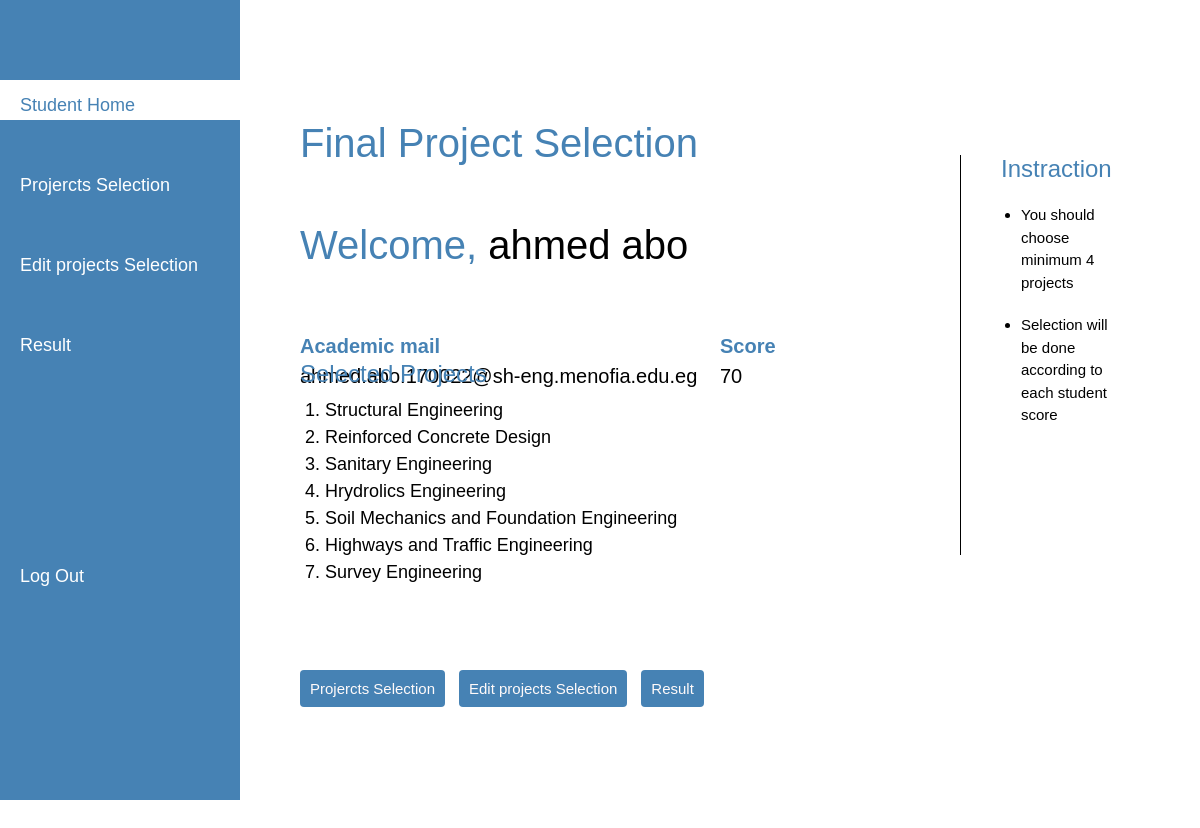
Screenshot of / (signed in) with the database file from the repository.
### tables this page shows
CREATE TABLE "students"(id INTEGER PRIMARY KEY, name TEXT, acamail TEXT, pass TEXT, score NUMERIC, final TEXT);

CREATE TABLE projects(id INTEGER PRIMARY KEY, id_projects INTEGER, projects TEXT, FOREIGN KEY(id_projects) REFERENCES students(id));

### application.py (the view)
@app.route("/")
@login_required
def home():
    student_id = session["student_id"]
    student = db.execute("SELECT * FROM students WHERE id = ?", student_id)[0]
    projects = db.execute("SELECT projects FROM projects WHERE id_projects = ?", student_id)
    if len(projects) != 0:
        return render_template("index.html", student=student, projects=projects)
    return render_template("index.html", student=student, projects="none")

### helpers.py (called while the page is built)
def login_required(f):
    @wraps(f)
    def decorated_function(*args, **kwargs):
        if session.get("student_id") is None:
            return redirect("/login")
        return f(*args, **kwargs)
    return decorated_function

### templates/index.html (shortened to what this page needs)
{% extends "layout.html" %}
{% block main %}
<div class="titleh"><h1>Final Project Selection</h1></div>
<div class="header">
    <h1></h1><span style="color: steelblue;">Welcome, </span>{{student.name}}</h1>
    <h3 style="color: white;">Wish you best of luck in your final year</h3>
</div>
<div class="pdata">
    <p><b style="color: steelblue;">Academic mail</b><br>{{student.acamail}}</p>
    <p class = "pdata2"><b style="color: steelblue;">Score</b><br>{{student.score}}</p><br>
</div>
<div class="instruct">
    <ul>
        <h4 style="color: steelblue;">Instraction</h4>
        <li>You should choose minimum 4 projects</li>
        <li>Selection will be done according to each student score</li>
    </ul>
</div>
{% if projects != "none" %}
<div class="projectsp">
    <h4>Selected Projects</h4>
    <ul>
        {% for project in projects%}
        <li>{{project.projects}}</li>
        {% endfor %}
    </ul>
</div>
{% endif %}
<div>
    <a class="hbutton" href="/select">Projercts Selection</a>
    <a class="hbutton"href="/edit">Edit projects Selection</a>
    <a class="hbutton"href="/result">Result</a>
</div>
{%endblock%}

### templates/layout.html (shortened to what this page needs)
<!DOCTYPE html>
<html lang="en">
<head>
    <link rel="stylesheet" href="\static\styles.css">
    <link rel="stylesheet" href="https://stackpath.bootstrapcdn.com/bootstrap/4.3.1/css/bootstrap.min.css">
</head>
<body class="main">
    <nav class="navbar">
          <div class="mainnav">
              {% if session.student_id %}
                  <a class="content" href="/">Student Home</a>
                  <a class="content" href="/select">Projercts Selection</a>
                  <a class="content"  href="/edit">Edit projects Selection</a>
                  <a class="content" href="/result">Result</a>
                  <a class="logout" href="/logout">Log Out</a>
              {% else %}
                  <a class="content" href="/register">Register</a>
                  <a class="content" href="/login">Log in</a>
                  <a class="admin" href="/admin/login">Log in as admin</a>
              {% endif %}
          </div>
    </nav>
    {% block main %}{% endblock %}
</body>
</html>

### static/styles.css (style rules this page uses)
.main { color: rgb(0, 0, 0); background-color: rgb(255, 255, 255); font-family: Helvetica, serif; font-size: 50px; box-sizing: border-box; overflow: hidden; }
.navbar { height: 100vh; width: 20%; position: sticky; background-color: steelblue; color: rgb(255, 255, 255); font-size: .5em; text-align: left; display: block; }
.mainnav { position: absolute; top:15%; left:0px; display: block; height: 20px; width: 20vw; padding: 20px; font-size: 18px; }
.content { display: inline-block; line-height: 10px; position: relative; left: -40px; height: 20px; width: 20vw; padding: 20px; margin: 20px; color: white; background-color: steelblue; text-decoration: none; }
.active { display: inline-block; line-height: 10px; position: relative; left: -40px; height: 20px; width: 20vw; padding: 20px; margin: 20px; background-color: white; color: steelblue; }
.logout { display: inline-block; line-height: 8px; position: relative; left: -40px; top: 19vh; height: 20px; width: 20vw; padding: 20px; margin: 20px; color: white; background-color: steelblue; text-decoration: none; font-size: 18px; }
.titleh { width: 50%; height:60px; position: absolute; float: left; left: 25%; top: 11.5%; color: steelblue; font-size: 40px; }
.header { width: 50%; height:60px; position: absolute; float: left; left: 25%; top: 20%; color: black; font-size: 40px; }
.pdata { width:50%; height: 30vh; position: absolute; top: 32%; left: 25vw; color: black; font-size: 20px; }
.pdata2 { width:30%; height: 30vh; position: absolute; top: 0%; left: 35vw; color: black; font-size: 20px; }
.projectsp { width:50%; height: 20vh; position: relative; bottom: 55vh; left: 25vw; color: black; font-size: 15px; }
.projectsp ul { list-style-type: decimal; list-style-position: inside; display: inline-table; padding: 5px; padding-top: 0px; font-size: 18px; }
.projectsp h4 { color: steelblue; }
.instruct { width:15vw; height: 50vh; position: absolute; top: 15%; float: right; right: 5%; color: black; font-size: 15px; border-left: 1px solid black; }
.instruct li { margin: 20px; }
.hbutton { display: inline; position: relative; left: 25vw; bottom: 40vh; color: snow; background-color: steelblue; border-style: none; border-radius: 0.25rem; width: 5vw; height: 5vh; padding: 10px; font-size: 15px; }

### rows the page displays
students: name "ahmed abo", acamail "ahmed.abo.170022@sh-eng.menofia.edu.eg", score "70"
projects: projects "Structural Engineering"
projects: projects "Reinforced Concrete Design"
projects: projects "Sanitary Engineering"
projects: projects "Hrydrolics Engineering"
projects: projects "Soil Mechanics and Foundation Engineering"
projects: projects "Highways and Traffic Engineering"
projects: projects "Survey Engineering"
